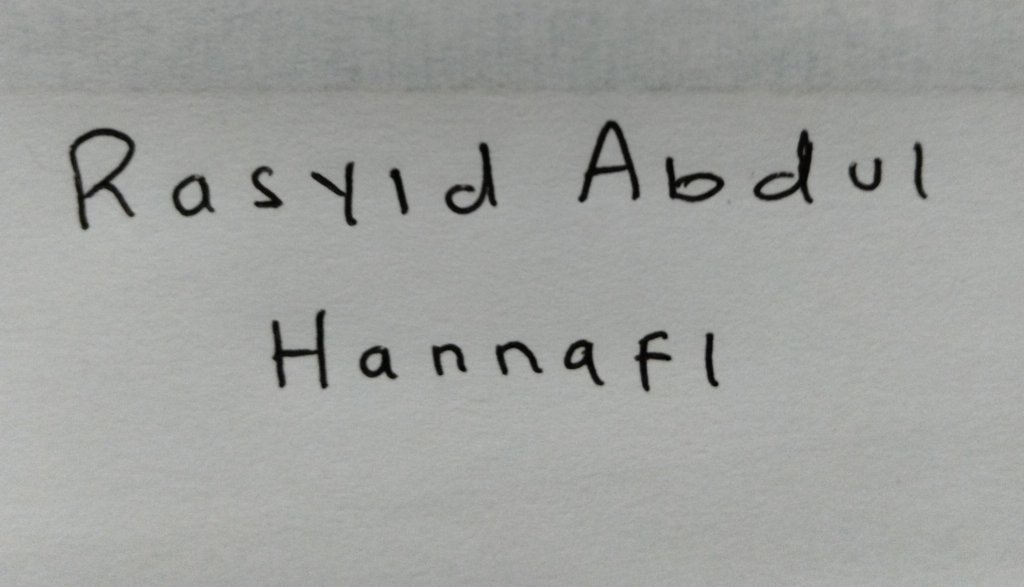
#> input picture PA-PC_202131007_RASYID ABDUL HANNAFI_A/rasyid_abdul_hannafi.jpg, 3072 x 1759 px (shown at 1/3 size)
$ jupyter execute 'Segmentasi Kataa.ipynb'
#> lines starting #> are read from the running program, lines starting #| are printed output that depends on the picture; after the words box and inside, x2 and y2 are one past the last pixel; in counts of white or black regions, pixels touching at a corner belong together
# Nama: Rasyid Abdul Hannafi
# NIM : 202131007

# IMPORT LIBRARY

[cell 1]
import cv2
import numpy as np
import matplotlib.pyplot as plt

#  Membaca dan meresize gambar

[cell 2]
img = cv2.imread('rasyid_abdul_hannafi.jpg')
#> img is the input picture: shape (1759, 3072, 3); mean B, G, R 158, 160.6, 159.1
img = cv2.cvtColor(img, cv2.COLOR_BGR2RGB)

h, w, c = img.shape
#> h = 1759; w = 3072; c = 3

if w > 1000:
    new_w = 1000
    ar = w / h
#> ar = 1.75
    new_h = int(new_w / ar)
#> new_h = 572
    img = cv2.resize(img, (new_w, new_h), interpolation=cv2.INTER_AREA)
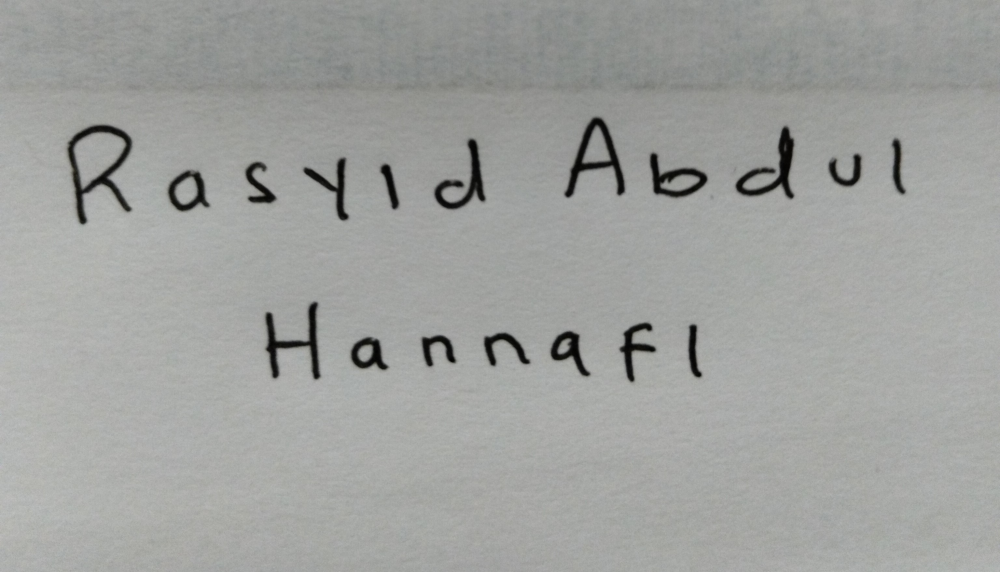
#> img: shape (572, 1000, 3); mean R, G, B 159.1, 160.6, 158

# Pre-processing

[cell 3]
img_gray = cv2.cvtColor(img, cv2.COLOR_RGB2GRAY)
ret, thresh = cv2.threshold(img_gray, 80, 255, cv2.THRESH_BINARY_INV)
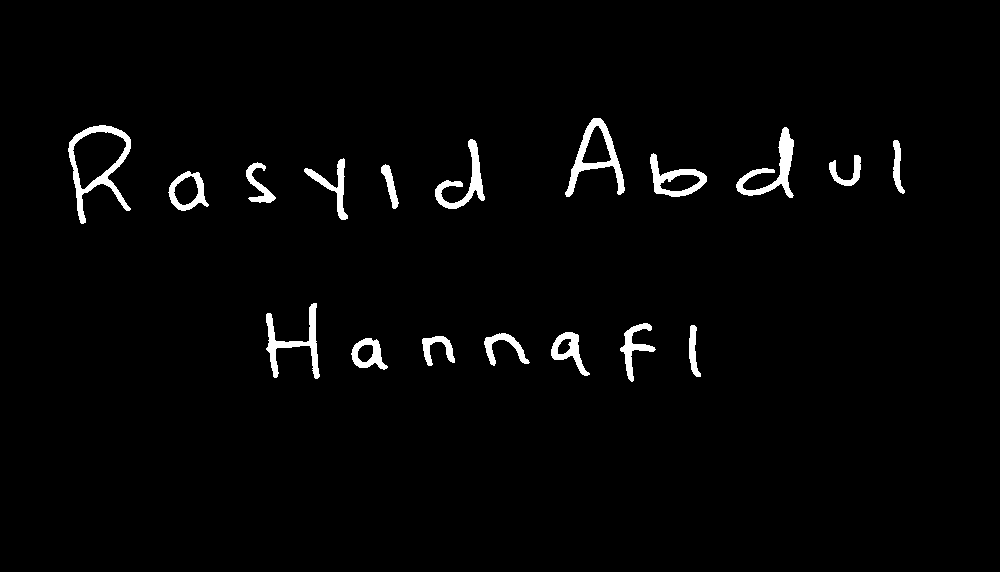
#> thresh: shape (572, 1000); 2.3% white; 18 white regions, largest, box (x1, y1, x2, y2) and area: (68, 125, 131, 224) 1506, (565, 118, 625, 197) 1297, (736, 127, 794, 198) 1191

# Segmentasi karakter

[cell 4]
kernel = np.ones((3, 15), np.uint8)
dilated = cv2.dilate(thresh, kernel, iterations=1)
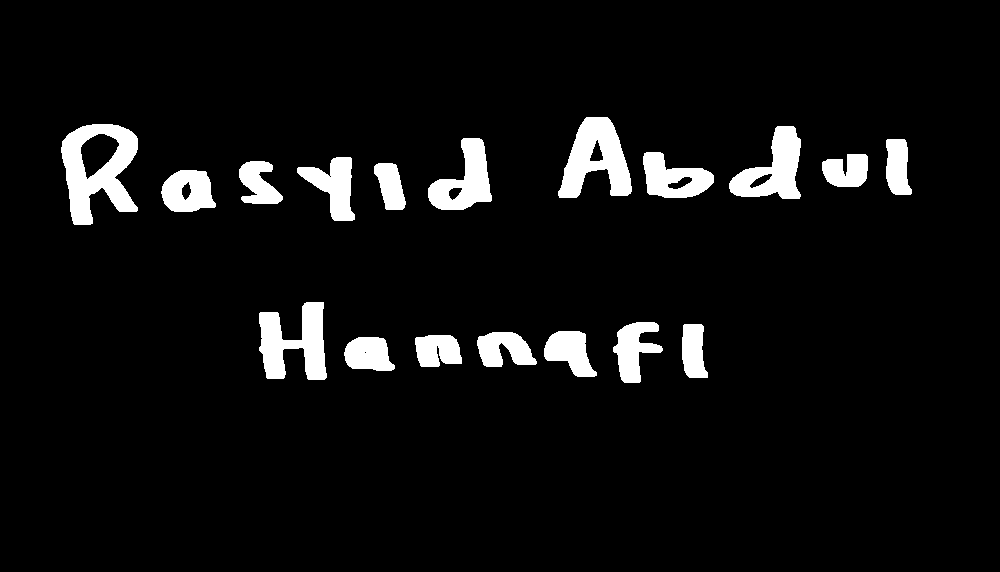
#> dilated: shape (572, 1000); 6% white; 18 white regions

characters_list = []

(cnt, _) = cv2.findContours(dilated.copy(), cv2.RETR_EXTERNAL, cv2.CHAIN_APPROX_NONE)
#> cnt = 18 contours; largest, box (x1, y1, x2, y2) and area: (61, 124, 138, 225) 5153, (558, 117, 632, 198) 3444, (259, 302, 327, 380) 2997, (729, 126, 801, 199) 2786, (428, 138, 492, 210) 2460
sorted_contour_chars = sorted(cnt, key=lambda cntr: cv2.boundingRect(cntr)[0])
#> sorted_contour_chars has the same summary as cnt

for character in sorted_contour_chars:
    x, y, w, h = cv2.boundingRect(character)
    characters_list.append([x, y, x + w, y + h])
    cv2.rectangle(img, (x, y), (x + w, y + h), (255, 145, 100), 7)
#> this loop made 18 passes
#> (x, y, w, h) on passes 1 to 12: (61, 124, 77, 101), (161, 170, 55, 42), (239, 161, 44, 43), (259, 302, 68, 78), (297, 157, 58, 64), (344, 337, 51, 34), (374, 163, 32, 47), (415, 335, 47, 32), (428, 138, 64, 72), (477, 332, 60, 35), (544, 331, 53, 46), (558, 117, 74, 81)
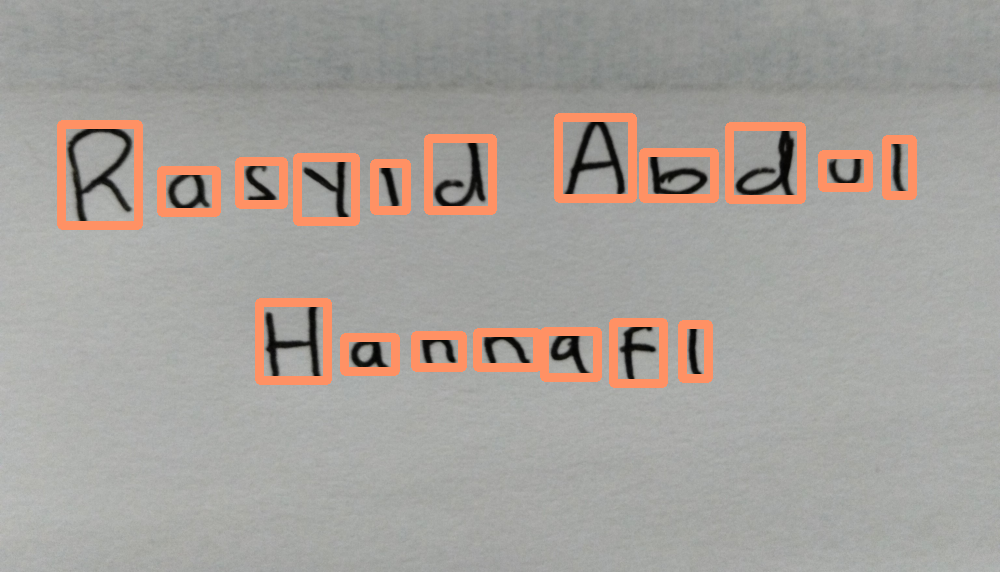
#> img: shape (572, 1000, 3); 6.09% of pixels changed, all inside (x1, y1, x2, y2) = (57, 113, 917, 388)
#> after the loop, characters_list = 18 items, first 6: [61, 124, 138, 225], [161, 170, 216, 212], [239, 161, 283, 204], [259, 302, 327, 380], [297, 157, 355, 221], [344, 337, 395, 371]

# Menampilkan gambar asli dan gambar setelah diubah

[cell 5]
fig, axes = plt.subplots(1, 2, figsize=(10, 5))

# Gambar asli sebelum diedit
axes[0].imshow(cv2.cvtColor(cv2.imread('rasyid_abdul_hannafi.jpg'), cv2.COLOR_BGR2RGB))
axes[0].set_title('Gambar Asli')
axes[0].axis('off')

# Gambar setelah diubah dengan segmentasi huruf per huruf
segmented_img = img.copy()
for character in characters_list:
    x1, y1, x2, y2 = character
    cv2.rectangle(segmented_img, (x1, y1), (x2, y2), (10, 250, 10), 7)
#> this loop made 18 passes
#> (x1, y1, x2, y2) on passes 1 to 12: (61, 124, 138, 225), (161, 170, 216, 212), (239, 161, 283, 204), (259, 302, 327, 380), (297, 157, 355, 221), (344, 337, 395, 371), (374, 163, 406, 210), (415, 335, 462, 367), (428, 138, 492, 210), (477, 332, 537, 367), (544, 331, 597, 377), (558, 117, 632, 198)
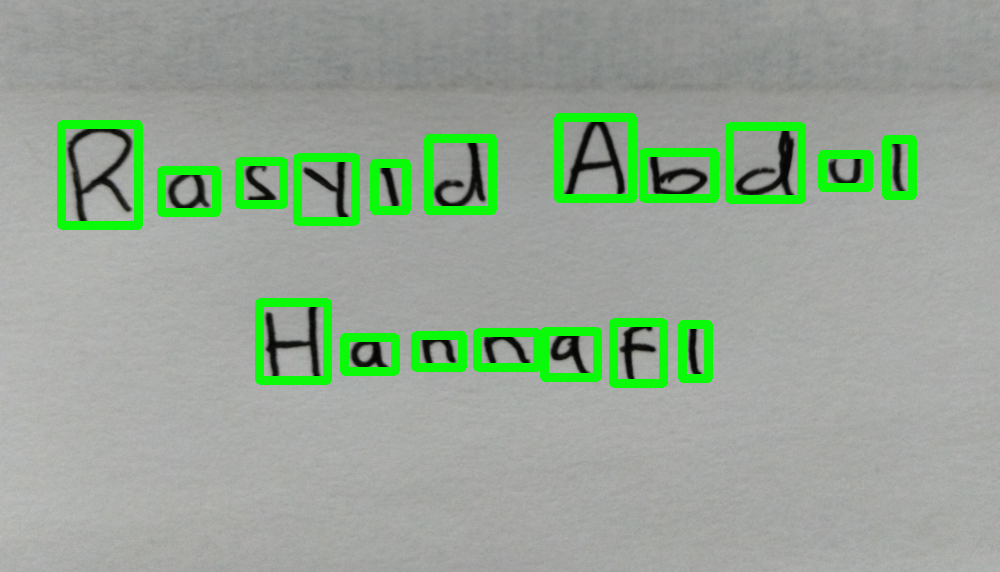
#> segmented_img: shape (572, 1000, 3); 6.09% of pixels changed, all inside (x1, y1, x2, y2) = (57, 113, 917, 388)

axes[1].imshow(segmented_img)
axes[1].set_title('Setelah Diubah (Segmentasi Per Huruf)')
axes[1].axis('off')

plt.tight_layout()
plt.show()
